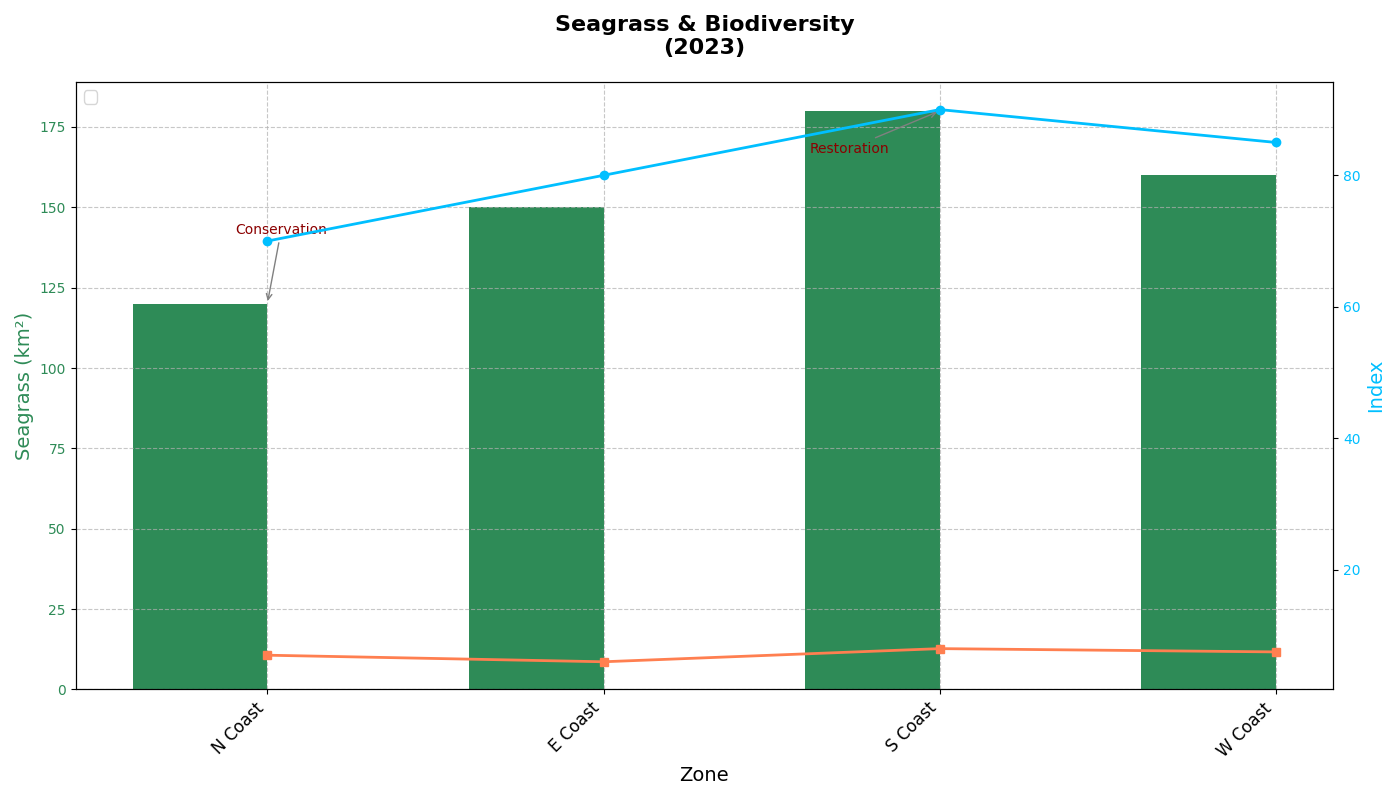

The script that drew this image:
import matplotlib.pyplot as plt
import numpy as np

zones = ['N Coast', 'E Coast', 'S Coast', 'W Coast']

seagrass_coverage = np.array([120, 150, 180, 160])
biodiversity_index = np.array([70, 80, 90, 85])
coral_reef_quality = np.array([7, 6, 8, 7.5])

bar_width = 0.4

fig, ax1 = plt.subplots(figsize=(14, 8))
x_positions = np.arange(len(zones))

ax1.bar(x_positions - bar_width/2, seagrass_coverage, bar_width, label='Seagrass (km²)', color='seagreen')

ax2 = ax1.twinx()

ax2.plot(x_positions, biodiversity_index, color='deepskyblue', lw=2, marker='o', label='Biodiversity')
ax2.plot(x_positions, coral_reef_quality, color='coral', lw=2, marker='s', label='Coral Quality')

annotations = {
    'N Coast': ('Conservation', (10, 50)),
    'S Coast': ('Restoration', (-65, -30)),
}

for zone, (text, offset) in annotations.items():
    index = np.where(np.array(zones) == zone)[0][0]
    ax1.annotate(
        text,
        (x_positions[index], seagrass_coverage[index]),
        xytext=offset,
        textcoords='offset points',
        arrowprops=dict(arrowstyle='->', color='grey'),
        ha='center', fontsize=10, color='darkred'
    )

ax1.set_title("Seagrass & Biodiversity\n(2023)", fontsize=16, fontweight='bold', pad=20)
ax1.set_xlabel("Zone", fontsize=14)
ax1.set_ylabel("Seagrass (km²)", fontsize=14, color='seagreen')
ax2.set_ylabel("Index", fontsize=14, color='deepskyblue')

bars = ax1.patches
lines = ax2.get_lines()
labels = [bar.get_label() for bar in bars] + [line.get_label() for line in lines]
ax1.legend(lines + [ax1.containers[0]], labels, loc='upper left', fontsize=12)

ax1.set_xticks(x_positions)
ax1.set_xticklabels(zones, rotation=45, ha='right', fontsize=12)
ax1.yaxis.set_tick_params(labelcolor='seagreen')
ax2.yaxis.set_tick_params(labelcolor='deepskyblue')

ax1.grid(True, linestyle='--', alpha=0.7)
plt.tight_layout()
plt.show()
